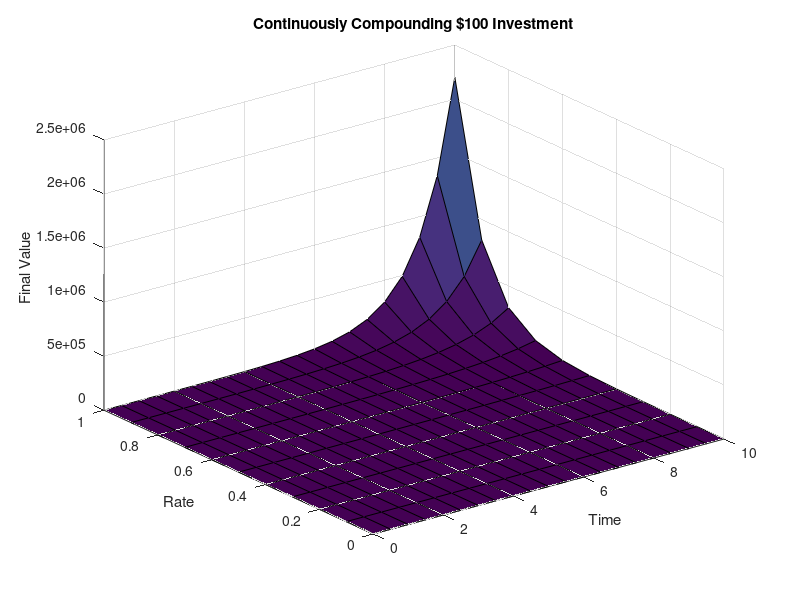
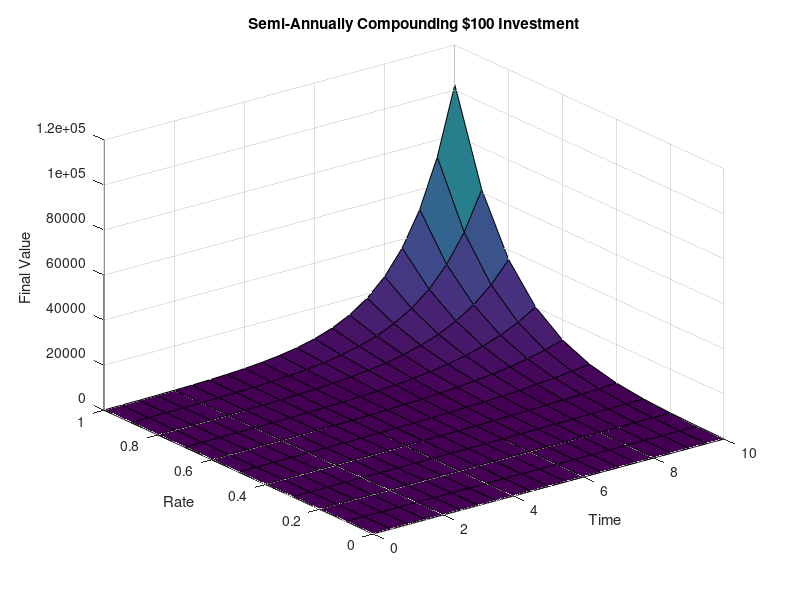
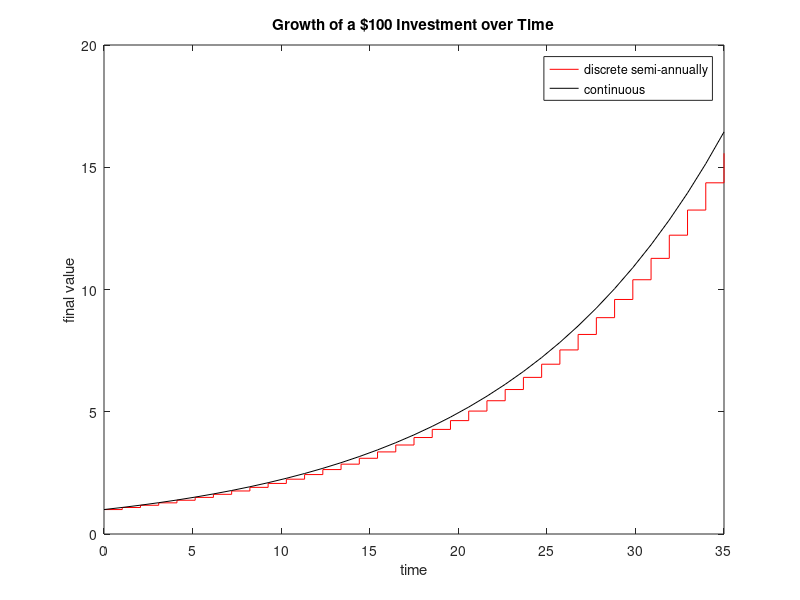

Here is the MATLAB script that generated these plots, in order:
%{
   Part A
  Use Matlab to calculate the payoff of 100 dollar with annually discretely compounded interest and continuously compounded interest for different scalar inputs
  Part B 
  Not extend you program to take vector input in r, then in t, and then in both
  Part C
  Produce a plot of the payoff of one dollar at 8% interest per year, with continuous and discrete compounding, for maturities of one to 35 years, in steps of 6 months. 
%}

%% Part A

clear all
clc
%%clears the command window

p=100;
%%defining principle variable
t=5.5;
%%defining time variable
r=0.05;
%%defining rate variable
m=1; 
%compounding periods variable
if p>0
    if t>0
    fvdiscreteA=p*(1+r/m)^(m*t);
    fvcontinuousA=p*exp(r*t);
    else 
        disp ('Time can not be a negative number')
    end
    else
disp('Principal cannot be a negative number or zero')
end 


%% Part B

timedomain=(0:0.5:10);
ratedomain=(0:0.1:1);
[X,Y]=meshgrid(timedomain,ratedomain);
compoundingperiods=1;
Z=100*exp(X.*Y);
W=100*(1+Y/compoundingperiods).^(compoundingperiods*X);

figure(1)
surf(X, Y, Z)
xlabel('Time');
ylabel('Rate');
zlabel('Final Value');
title('Continuously Compounding $100 Investment');

figure(2)
surf(X, Y, W)
xlabel('Time');
ylabel('Rate');
zlabel('Final Value');
title('Semi-Annually Compounding $100 Investment');

%% Part C

p2=1;
t2=linspace(0,35,35);
r2=.08;
m2=2;
fvdiscrete=p2*(1+(r2/m2)).^(m2*t2);
fvcontinous=p2*exp(r2*t2);

figure(3)
stairs(t2,fvdiscrete, 'r')
hold on
plot(t2,fvcontinous, 'k')
title('Growth of a $100 Investment over Time');
xlabel('time');
ylabel('final value');
legend('discrete semi-annually','continuous');
